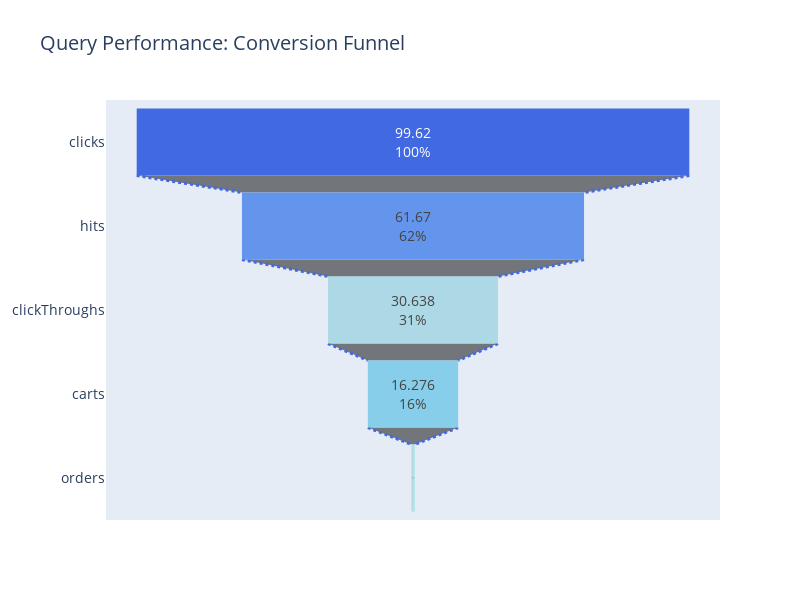
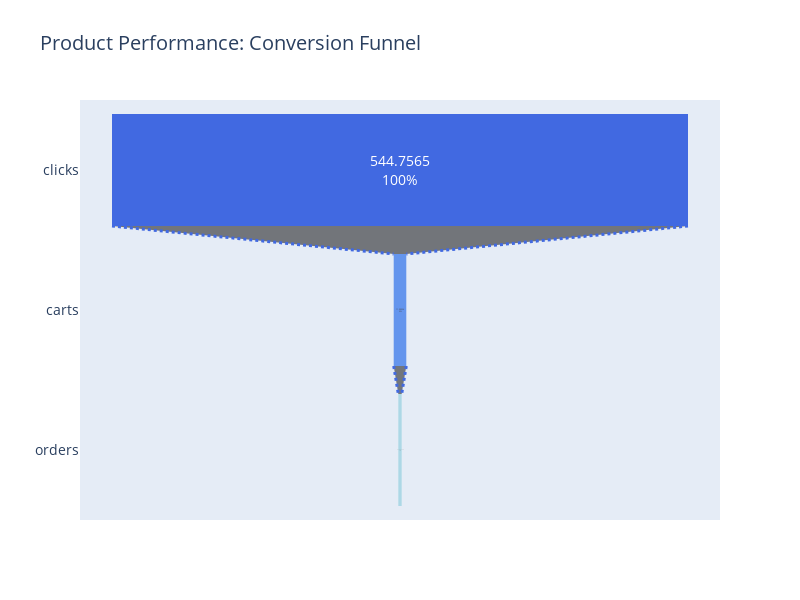

These figures' notebook cell, in order:
### Code cell
# Product Performance Funnel (without 'views')
product_funnel_data = prepare_funnel_data(product_df, ['clicks', 'carts', 'orders'])
product_funnel_chart = create_funnel_chart(product_funnel_data, "Product Performance: Conversion Funnel")

# Product Performance Funnel
product_funnel_data = prepare_funnel_data(product_df, [ 'clicks', 'carts', 'orders'])
product_funnel_chart = create_funnel_chart(product_funnel_data, "Product Performance: Conversion Funnel")

# Display the charts
query_funnel_chart.show()
product_funnel_chart.show()

# Optionally, save the charts as HTML files
query_funnel_chart.write_html("query_conversion_funnel.html")
product_funnel_chart.write_html("product_conversion_funnel.html")

### Figure 1 — Plotly figure (JSON) as saved in the notebook; plotly's stock layout.template omitted (floating-point values rounded to 4 significant figures)
{"data": [{"connector": {"line": {"color": "royalblue", "dash": "dot", "width": 3}}, "marker": {"color": ["royalblue", "cornflowerblue", "lightblue", "skyblue", "powderblue"]}, "textfont": {"size": 14}, "textinfo": "value+percent initial", "textposition": "inside", "type": "funnel", "x": [99.62, 61.67, 30.64, 16.28, 0.622], "y": ["clicks", "hits", "clickThroughs", "carts", "orders"]}], "layout": {"font": {"size": 14}, "height": 600, "title": {"text": "Query Performance: Conversion Funnel"}, "width": 800, "xaxis": {"autorange": true, "range": [-55.34, 55.34], "type": "linear"}, "yaxis": {"autorange": true, "range": [4.5, -0.5], "type": "category"}}}

### Figure 2 — Plotly figure (JSON) as saved in the notebook; plotly's stock layout.template omitted (floating-point values rounded to 4 significant figures)
{"data": [{"connector": {"line": {"color": "royalblue", "dash": "dot", "width": 3}}, "marker": {"color": ["royalblue", "cornflowerblue", "lightblue", "skyblue", "powderblue"]}, "textfont": {"size": 14}, "textinfo": "value+percent initial", "textposition": "inside", "type": "funnel", "x": [544.8, 11.9, 3.167], "y": ["clicks", "carts", "orders"]}], "layout": {"font": {"size": 14}, "height": 600, "title": {"text": "Product Performance: Conversion Funnel"}, "width": 800, "xaxis": {"autorange": true, "range": [-302.6, 302.6], "type": "linear"}, "yaxis": {"autorange": true, "range": [2.5, -0.5], "type": "category"}}}
